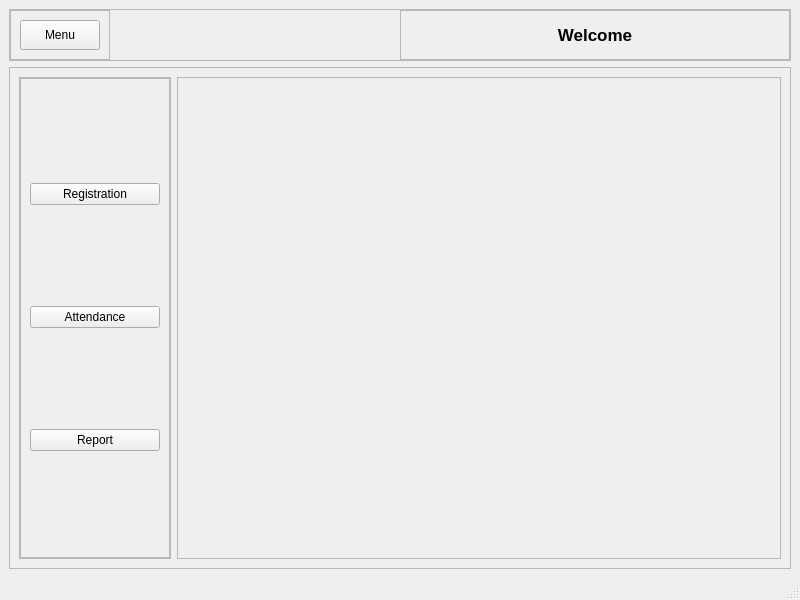
<?xml version="1.0" encoding="UTF-8"?>
<ui version="4.0">
 <class>MainWindow</class>
 <widget class="QMainWindow" name="MainWindow">
  <property name="geometry">
   <rect>
    <x>0</x>
    <y>0</y>
    <width>800</width>
    <height>600</height>
   </rect>
  </property>
  <property name="windowTitle">
   <string>MainWindow</string>
  </property>
  <widget class="QWidget" name="centralwidget">
   <layout class="QVBoxLayout" name="verticalLayout">
    <item alignment="Qt::AlignTop">
     <widget class="QFrame" name="header">
      <property name="minimumSize">
       <size>
        <width>0</width>
        <height>50</height>
       </size>
      </property>
      <property name="frameShape">
       <enum>QFrame::StyledPanel</enum>
      </property>
      <property name="frameShadow">
       <enum>QFrame::Raised</enum>
      </property>
      <layout class="QHBoxLayout" name="horizontalLayout_2">
       <property name="spacing">
        <number>0</number>
       </property>
       <property name="leftMargin">
        <number>0</number>
       </property>
       <property name="topMargin">
        <number>0</number>
       </property>
       <property name="rightMargin">
        <number>0</number>
       </property>
       <property name="bottomMargin">
        <number>0</number>
       </property>
       <item alignment="Qt::AlignLeft">
        <widget class="QFrame" name="frame">
         <property name="frameShape">
          <enum>QFrame::StyledPanel</enum>
         </property>
         <property name="frameShadow">
          <enum>QFrame::Raised</enum>
         </property>
         <layout class="QHBoxLayout" name="horizontalLayout_3">
          <item>
           <widget class="QPushButton" name="pushButton">
            <property name="minimumSize">
             <size>
              <width>0</width>
              <height>30</height>
             </size>
            </property>
            <property name="maximumSize">
             <size>
              <width>16777215</width>
              <height>30</height>
             </size>
            </property>
            <property name="text">
             <string>Menu</string>
            </property>
           </widget>
          </item>
         </layout>
        </widget>
       </item>
       <item>
        <widget class="QFrame" name="frame_3">
         <property name="frameShape">
          <enum>QFrame::StyledPanel</enum>
         </property>
         <property name="frameShadow">
          <enum>QFrame::Raised</enum>
         </property>
         <layout class="QVBoxLayout" name="verticalLayout_4">
          <item>
           <widget class="QLabel" name="label">
            <property name="font">
             <font>
              <pointsize>13</pointsize>
              <weight>75</weight>
              <bold>true</bold>
             </font>
            </property>
            <property name="text">
             <string>Welcome</string>
            </property>
            <property name="alignment">
             <set>Qt::AlignCenter</set>
            </property>
           </widget>
          </item>
         </layout>
        </widget>
       </item>
      </layout>
     </widget>
    </item>
    <item>
     <widget class="QFrame" name="frame_2">
      <property name="sizePolicy">
       <sizepolicy hsizetype="Preferred" vsizetype="Expanding">
        <horstretch>0</horstretch>
        <verstretch>0</verstretch>
       </sizepolicy>
      </property>
      <property name="frameShape">
       <enum>QFrame::StyledPanel</enum>
      </property>
      <property name="frameShadow">
       <enum>QFrame::Raised</enum>
      </property>
      <layout class="QHBoxLayout" name="horizontalLayout">
       <item alignment="Qt::AlignLeft">
        <widget class="QFrame" name="side_menu">
         <property name="frameShape">
          <enum>QFrame::StyledPanel</enum>
         </property>
         <property name="frameShadow">
          <enum>QFrame::Raised</enum>
         </property>
         <layout class="QVBoxLayout" name="verticalLayout_2">
          <property name="spacing">
           <number>0</number>
          </property>
          <property name="leftMargin">
           <number>0</number>
          </property>
          <property name="topMargin">
           <number>0</number>
          </property>
          <property name="rightMargin">
           <number>0</number>
          </property>
          <property name="bottomMargin">
           <number>0</number>
          </property>
          <item>
           <widget class="QFrame" name="frame_4">
            <property name="minimumSize">
             <size>
              <width>150</width>
              <height>0</height>
             </size>
            </property>
            <property name="maximumSize">
             <size>
              <width>150</width>
              <height>16777215</height>
             </size>
            </property>
            <property name="frameShape">
             <enum>QFrame::StyledPanel</enum>
            </property>
            <property name="frameShadow">
             <enum>QFrame::Raised</enum>
            </property>
            <layout class="QVBoxLayout" name="verticalLayout_3">
             <item>
              <widget class="QPushButton" name="pushButton_2">
               <property name="text">
                <string>Registration</string>
               </property>
              </widget>
             </item>
             <item>
              <widget class="QPushButton" name="pushButton_3">
               <property name="text">
                <string>Attendance</string>
               </property>
              </widget>
             </item>
             <item>
              <widget class="QPushButton" name="pushButton_4">
               <property name="text">
                <string>Report</string>
               </property>
              </widget>
             </item>
            </layout>
           </widget>
          </item>
         </layout>
        </widget>
       </item>
       <item>
        <widget class="QFrame" name="main_body">
         <property name="sizePolicy">
          <sizepolicy hsizetype="Expanding" vsizetype="Preferred">
           <horstretch>0</horstretch>
           <verstretch>0</verstretch>
          </sizepolicy>
         </property>
         <property name="frameShape">
          <enum>QFrame::StyledPanel</enum>
         </property>
         <property name="frameShadow">
          <enum>QFrame::Raised</enum>
         </property>
        </widget>
       </item>
      </layout>
     </widget>
    </item>
   </layout>
  </widget>
  <widget class="QStatusBar" name="statusbar"/>
 </widget>
 <resources/>
 <connections/>
</ui>
